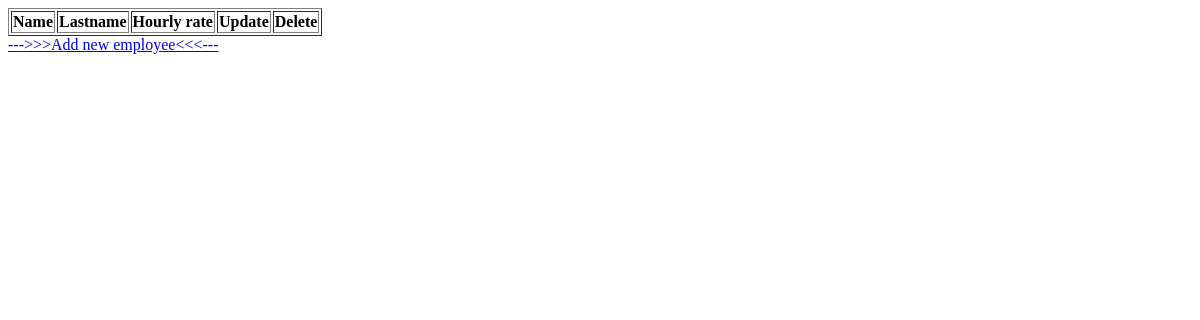
Before: / with the older database file.
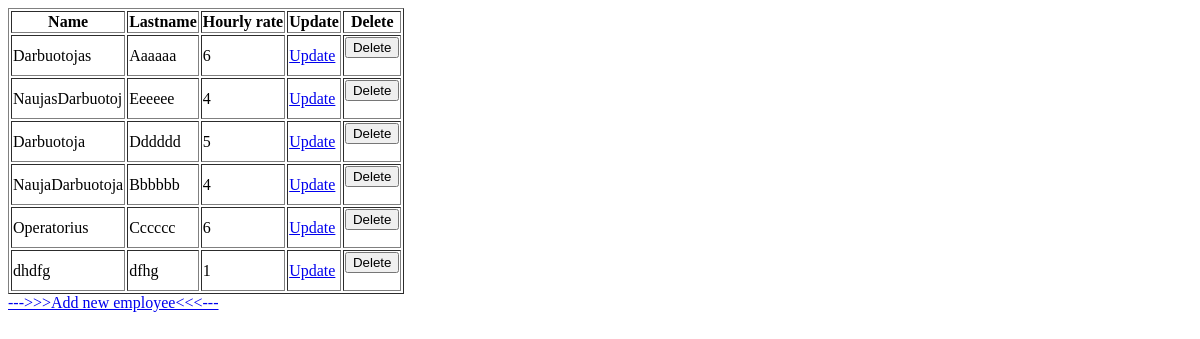
After: the same page with the newer database file.
### tables this page shows
CREATE TABLE IF NOT EXISTS `Employee` (
  `id` int(11) NOT NULL AUTO_INCREMENT,
  `username` varchar(15) NOT NULL,
  `Lastname` varchar(15) NOT NULL,
  `hourlyRate` int(11) NOT NULL,
  PRIMARY KEY (`id`),
  KEY `hourlyRate` (`hourlyRate`),
  KEY `name` (`username`),
  KEY `Lastname` (`Lastname`)
);

### index.php (the view, shortened to what this page needs)
<?php
require('db.php');
?>
<html>
<table border="1">
    <tr>
        <th>Name</th>
        <th>Lastname</th>
        <th>Hourly rate</th>
        <th>Update</th>
        <th>Delete</th>
    </tr>
    <?php
    $result = mysqli_query($mysqli, 'SELECT * FROM Employee');
    while ($row = mysqli_fetch_array($result)) {
        ?>
        <tr>
            <td><?php echo $row['username']; ?></td>
            <td><?php echo $row['Lastname']; ?></td>
            <td><?php echo $row['hourlyRate']; ?></td>
            <td><a href="update_employee.php?id=<?php echo $row['id'] ?>">Update</a></td>
            <td>
                <form method="post" action="/">
                    <input type='submit' value='Delete' name="<?php echo $row['id']; ?>">
                </form>
            </td>
        </tr>
    <?php }; ?>
</table>
<a href="add_employee.php">--->>>Add new employee<<<---</a>
</html>

Changed rows visible on the page:
added employee: username "Darbuotojas", Lastname "Aaaaaa", hourlyRate "6"
added employee: username "NaujasDarbuotoj", Lastname "Eeeeee", hourlyRate "4"
added employee: username "Darbuotoja", Lastname "Dddddd", hourlyRate "5"
added employee: username "NaujaDarbuotoja", Lastname "Bbbbbb", hourlyRate "4"
added employee: username "Operatorius", Lastname "Cccccc", hourlyRate "6"
added employee: username "dhdfg", Lastname "dfhg", hourlyRate "1"
